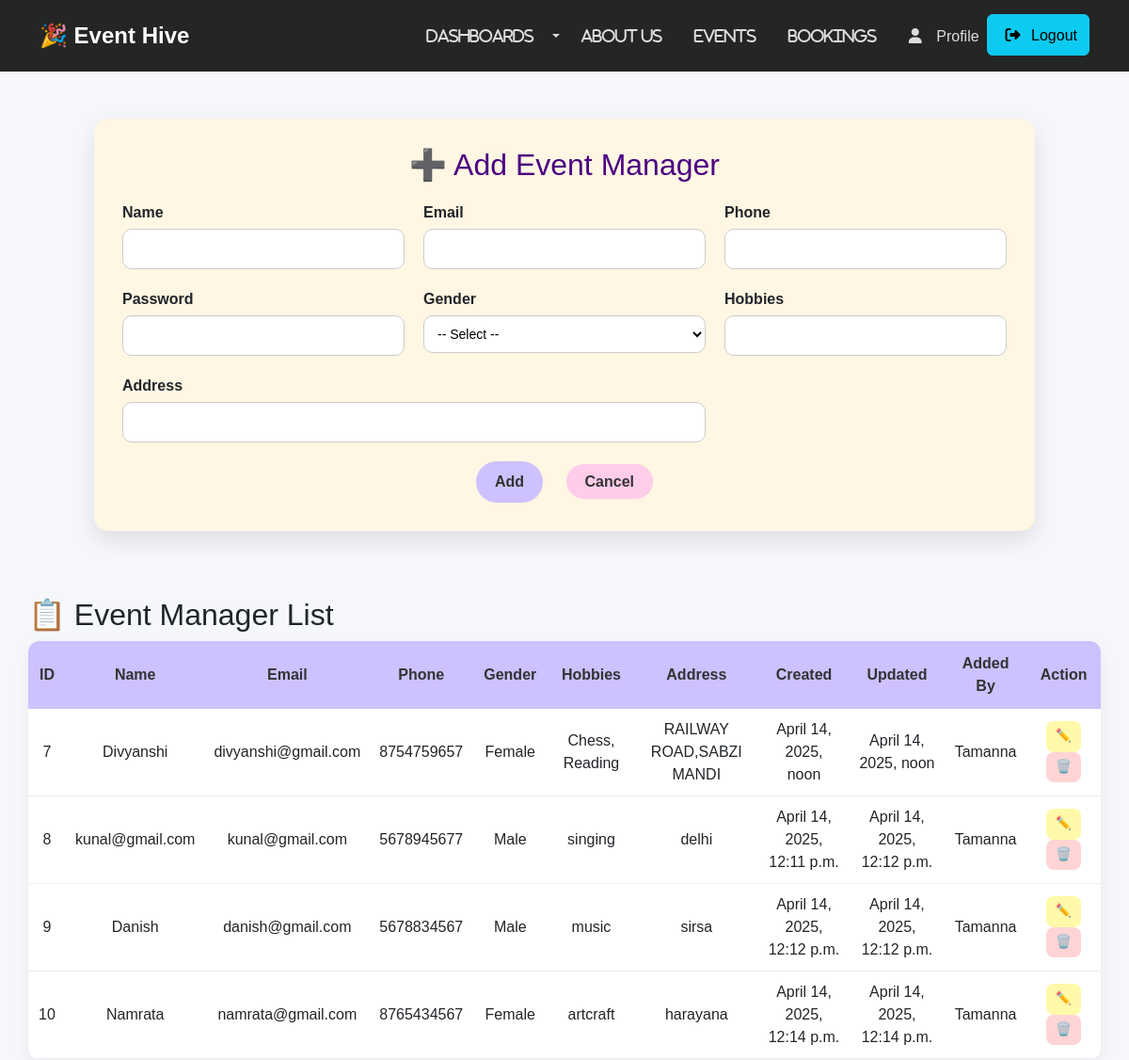
The page /add_event_manager/ (signed in, upper part) on the database as committed earlier.
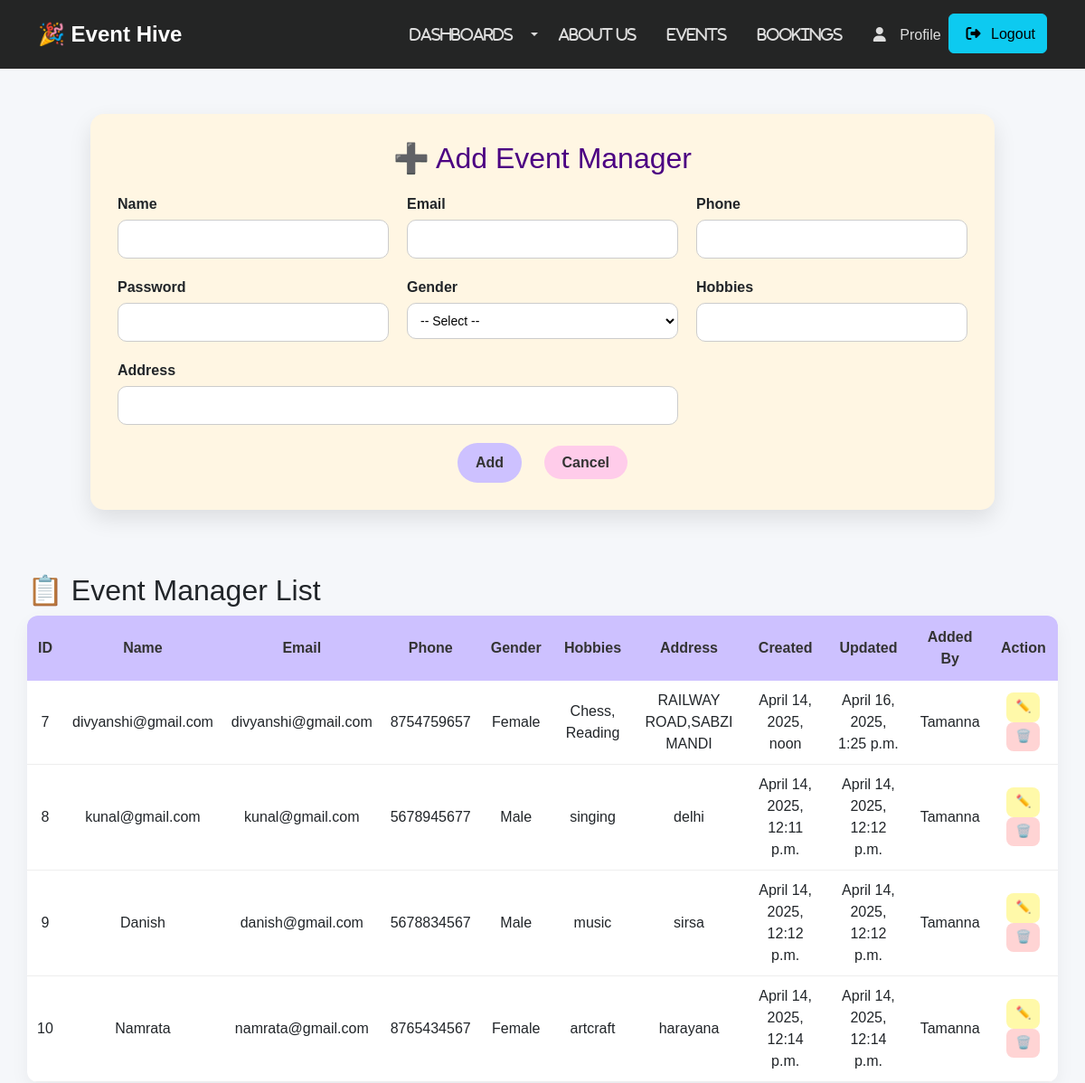
The same page on the database as committed later.
### events/models.py (models this page shows, shortened)
class EventManager(models.Model):
    GENDER_CHOICES = [
        ('Female', 'Female'),
        ('Male', 'Male'),
        ('other', 'Other'),
    ]
    user = models.ForeignKey(settings.AUTH_USER_MODEL, on_delete=models.CASCADE)
    name = models.CharField(max_length=100)
    email = models.EmailField(unique=True)
    phone = models.CharField(max_length=15)
    password = models.CharField(max_length=128)
    gender = models.CharField(max_length=10, choices=GENDER_CHOICES)
    hobbies = models.TextField(default='None')
    address = models.TextField(default='Unknown')
    created_at = models.DateTimeField(auto_now_add=True)
    updated_at = models.DateTimeField(auto_now=True)
    class Meta:
        unique_together = ('user', 'name')

class CustomUser(AbstractUser):
    GENDER_CHOICES = (
        ('Male', 'Male'),
        ('Female', 'Female'),
        ('Other', 'Other'),
    )
    ROLE_CHOICES = (
        ('user', 'User'),
        ('admin', 'Admin'),
        ('event_manager', 'Event Manager'),
    )
    role = models.CharField(max_length=20, choices=ROLE_CHOICES, default='user')
    email = models.EmailField(unique=True)
    name = models.CharField(max_length=100)
    phone = models.CharField(max_length=15)
    address = models.TextField()
    gender = models.CharField(max_length=10, choices=GENDER_CHOICES)
    dob = models.DateField()
    username = None  # Remove default username field
    USERNAME_FIELD = 'email'
    REQUIRED_FIELDS = ['name', 'phone', 'address', 'gender', 'dob']
    objects = CustomUserManager()

### events/views.py (the view, shortened to what this page needs)
# urls.py: path('add_event_manager/', views.add_event_manager, name='add_event_manager'),
@login_required
def add_event_manager(request):
    if request.user.is_superuser:
        event_manager = EventManager.objects.all()
    else:
        event_manager = EventManager.objects.filter(user=request.user)
    return render(request, 'add_event_manager.html', context={'event_manager': event_manager})

### events/templates/add_event_manager.html (shortened to what this page needs)
{% extends 'base.html' %}
{% block content %}
<div class="form-section">
    <div class="form-header">
        <h2>➕ Add Event Manager</h2>
    </div>
    <form method="POST" class="styled-form">
        <div class="form-grid">
            <div class="form-group">
                <label for="name">Name</label>
                <input type="text" name="name" id="name" required>
            </div>
            <div class="form-group">
                <label for="email">Email</label>
                <input type="email" name="email" id="email" required>
            </div>
            <div class="form-group">
                <label for="phone">Phone</label>
                <input type="tel" name="phone" id="phone" required>
            </div>
            <div class="form-group">
                <label for="password">Password</label>
                <input type="password" name="password" id="password" required>
            </div>
            <div class="form-group">
                <label for="gender">Gender</label>
                <select name="gender" id="gender" required>
                    <option value="">-- Select --</option>
                </select>
            </div>
            <div class="form-group">
                <label for="hobbies">Hobbies</label>
                <input type="text" name="hobbies" id="hobbies" required>
            </div>
            <div class="form-group full-width">
                <label for="address">Address</label>
                <input type="text" name="address" id="address" required>
            </div>
        </div>
        <div class="form-buttons">
            <input type="submit" value="Add" class="btn-primary">
            <a href="{% url 'admin_dashboard' %}" class="btn-secondary">Cancel</a>
        </div>
    </form>
</div>
{% if event_manager %}
<div class="table-section">
    <h2>📋 Event Manager List</h2>
    <table class="event-table">
        <thead>
            <tr>
                <th>ID</th><th>Name</th><th>Email</th><th>Phone</th><th>Gender</th><th>Hobbies</th>
                <th>Address</th><th>Created</th><th>Updated</th>
                {% if user.is_superuser %}<th>Added By</th>{% endif %}
                <th>Action</th>
            </tr>
        </thead>
        <tbody>
            {% for product in event_manager %}
            <tr>
                <td>{{product.id}}</td>
                <td>{{product.name}}</td>
                <td>{{product.email}}</td>
                <td>{{product.phone}}</td>
                <td>{{product.gender}}</td>
                <td>{{product.hobbies}}</td>
                <td>{{product.address}}</td>
                <td>{{product.created_at}}</td>
                <td>{{product.updated_at}}</td>
                {% if user.is_superuser %}
                <td>{{ product.user.name }}</td>
                {% endif %}
                <td>
                    <a href="{% url 'update_event_manager' product.id %}" class="btn-edit">✏️</a>
                    <a href="{% url 'delete_event_manager' product.id %}" class="btn-delete" onclick="return confirm('Are you sure you want to delete this Event Manager?');">🗑️</a>
                </td>
            </tr>
            {% endfor %}
        </tbody>
    </table>
</div>
{% endif %}
{% endblock %}

Rows that differ between the two databases and show on the page:
changed EventManager "divyanshi@gmail.com": name "Divyanshi" → "divyanshi@gmail.com"; updated_at "April 14, 2025, noon" → "April 16, 2025, 1:25 p.m."
